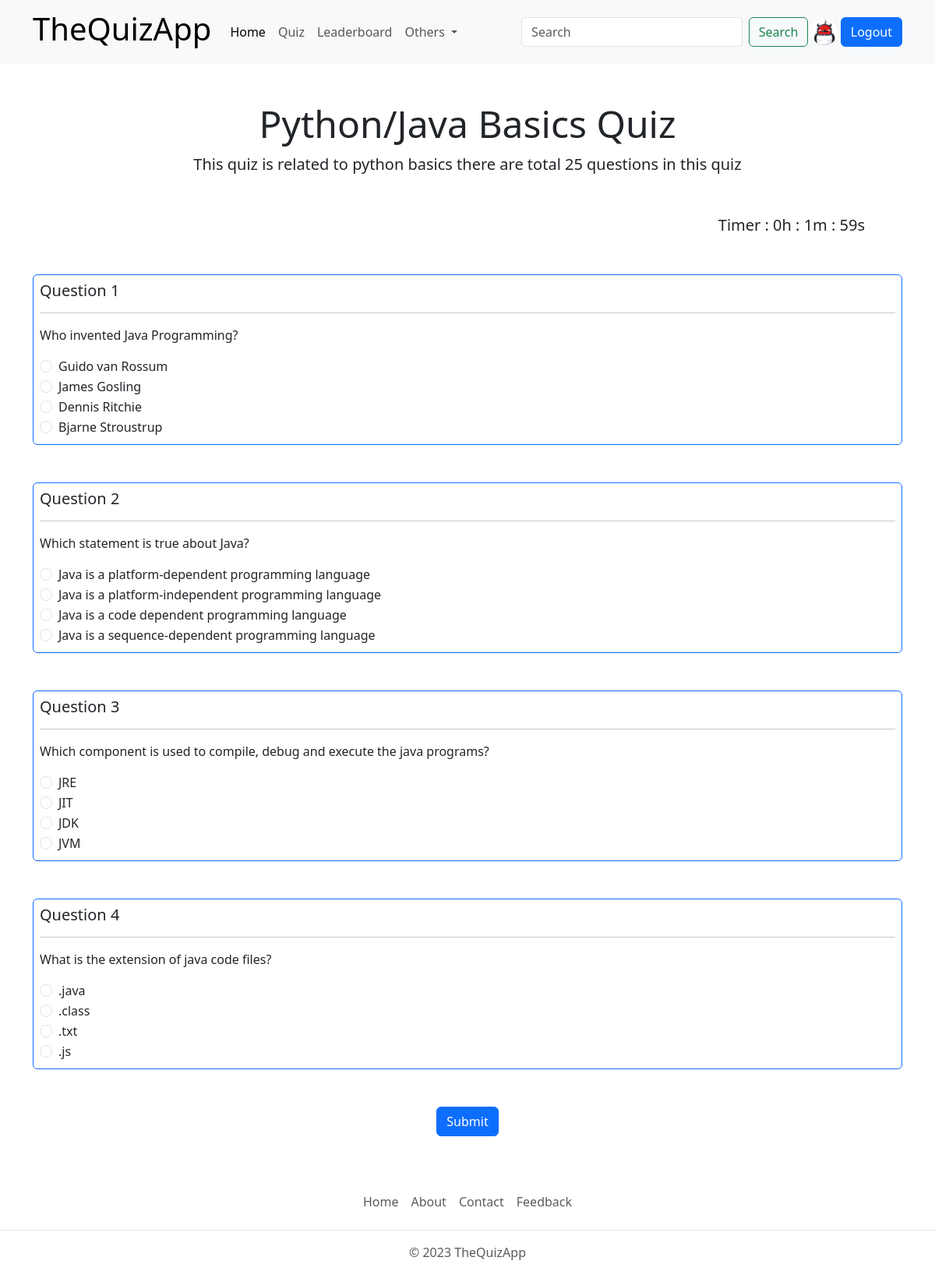
/quiz/1 (signed in), run on the app's committed database.
### quiz/models.py (models this page shows, shortened)
class RegisterModel(models.Model):
    user = models.OneToOneField(User , on_delete=models.CASCADE , null=True , blank=True)
    bio = models.TextField(max_length=255 ,null=True , blank=True)
    gender = models.CharField(choices=gender_choices ,max_length=6 ,null=True , blank=True)
    profile_img = models.ImageField(upload_to="profile_images" , default="profile_images/userprofile.png" ,null=True , blank=True)
    college_name = models.CharField(max_length=80 , null=True , blank=True , default="Not Available")

class QuizModel(models.Model):
    title = models.CharField(max_length=100)
    description = models.TextField()
    categories = models.ManyToManyField(CategoryModel)
    quiz_file = models.FileField(upload_to='quiz_file' , null=True ,blank=True)
    created_at = models.DateTimeField(auto_now_add = True)
    updated_at = models.DateTimeField(auto_now = True)
    created_by = models.ForeignKey(User , on_delete=models.SET_NULL , null=True ,blank=True)
    quiz_duration = models.TimeField(null=True , blank=True)
    pos_marks = models.IntegerField(null=True , blank=True)
    neg_marks = models.IntegerField(null=True , blank=True)

class QuestionModel(models.Model):
    quiz = models.ForeignKey(QuizModel , on_delete=models.CASCADE)
    question_text = models.TextField()

class ChoiceModel(models.Model):
    question = models.ForeignKey(QuestionModel , on_delete=models.CASCADE)
    choice_text = models.CharField(max_length=255)
    is_correct = models.BooleanField(default=False)

### quiz/views.py (the view, shortened to what this page needs)
# urls.py: path('quiz/<int:id>' , views.quiz ,name="quiz"),
def quiz(request , id):
    if request.user.is_authenticated:
        quiz = QuizModel.objects.filter(id=id).first()
        correct_ans = QuestionModel.objects.values('id' ,'question_text' , 'choicemodel__is_correct')
        total_score = quiz.questionmodel_set.all().count()*quiz.pos_marks
        h = int(str(quiz.quiz_duration)[:2])
        m = int(str(quiz.quiz_duration)[3:5])
        return render(request , 'quiz.html' , {"quiz":quiz, "hour":h , "min":m ,"correct_ans":correct_ans})
    else:
        return HttpResponseRedirect('/signin/')

### templates/quiz.html (shortened to what this page needs)
{% extends "baseTemplates/index.html" %}
{% load static %}
{% block content %}
<div class="container my-5">
    <h1 class="display-5 text-center">{{quiz.title}}</h1>
    <p class="text-center fs-5">{{quiz.description}}</p>
</div>
<div class="container ">
    <div class="d-flex justify-content-between align-items-center px-5">
        <div class="fs-5">Timer : <span class="fs-5 timer">03:00:00</span></div>
    </div>
</div>
<div class="container">
    {% for question in quiz.questionmodel_set.all  %}
    <div class="border border-primary p-2 rounded my-5 question" id="">
        <h5>Question {{forloop.counter}}</h5>
        <hr>
        <p class="fs-6">{{question.question_text}}</p>
        {% for option in question.choicemodel_set.all %}
        <div class="form-check">
            <label class="form-check-label" for="{{option.id}}">
                <input class="form-check-input" type="radio" name="{{option.question.id}}" id="{{option.id}}" value="{{option.choice_text}}">
                {{option.choice_text}}
            </label>
        </div>
        {% endfor %}
    </div>
    {% endfor %}
    <form action="" method="POST" class="text-center" id="quiz-form">
        <input type="submit" value="Submit" class="btn btn-primary submit-button">
    </form>
</div>
{% endblock content %}

### templates/baseTemplates/navbar.html (shortened to what this page needs)
{% load static %}
<nav class="navbar navbar-expand-lg bg-body-tertiary">
    <div class="container">
      <a class="navbar-brand" href="{% url "home" %}"><h1>TheQuizApp</h1></a>
      <div class="collapse navbar-collapse" id="navbarSupportedContent">
        <ul class="navbar-nav me-auto mb-2 mb-lg-0">
          <li class="nav-item">
            <a class="nav-link active" aria-current="page" href="{% url 'home' %}">Home</a>
          </li>
          <li class="nav-item">
            <a class="nav-link" href="{% url 'allquiz' %}">Quiz</a>
          </li>
          <li class="nav-item">
            <a class="nav-link" href="{% url 'leaderboard' %}">Leaderboard</a>
          </li>
          <li class="nav-item dropdown">
            <a class="nav-link dropdown-toggle" href="#" role="button" data-bs-toggle="dropdown" aria-expanded="false">
              Others
            </a>
          </li>
        </ul>
        <form class="d-flex" role="search">
          <input class="form-control me-2" type="search" placeholder="Search" aria-label="Search">
          <button class="btn btn-outline-success" type="submit">Search</button>
          {% if not request.user.is_authenticated %}
          <a href="{% url "signin" %}" class="btn btn-primary ms-2">Login</a>
          {% else %}
            <a href="{% url "profile" request.user %}" class="mx-1 d-flex align-items-center">
              <img class="img-fluid rounded-circle"  width="60" src="{{request.user.registermodel.profile_img.url}}" alt="profile">
            </a>
          <a href="{% url "signout" %}" class="btn btn-primary">Logout</a>
          {% endif %}
        </form>
      </div>
    </div>
  </nav>

### data on the page
QuizModel: title "Python/Java Basics Quiz", description "This quiz is related to python basics there are total 25 questions in this quiz"
QuestionModel: question_text "Who invented Java Programming?"
ChoiceModel: choice_text "Guido van Rossum"
ChoiceModel: choice_text "James Gosling"
ChoiceModel: choice_text "Dennis Ritchie"
ChoiceModel: choice_text "Bjarne Stroustrup"
QuestionModel: question_text "Which statement is true about Java?"
ChoiceModel: choice_text "Java is a platform-dependent programming language"
ChoiceModel: choice_text "Java is a platform-independent programming language"
ChoiceModel: choice_text "Java is a code dependent programming language"
ChoiceModel: choice_text "Java is a sequence-dependent programming language"
QuestionModel: question_text "Which component is used to compile, debug and execute the java programs?"
ChoiceModel: choice_text "JRE"
ChoiceModel: choice_text "JIT"
ChoiceModel: choice_text "JDK"
ChoiceModel: choice_text "JVM"
QuestionModel: question_text "What is the extension of java code files?"
ChoiceModel: choice_text ".java"
ChoiceModel: choice_text ".class"
ChoiceModel: choice_text ".txt"
ChoiceModel: choice_text ".js"
